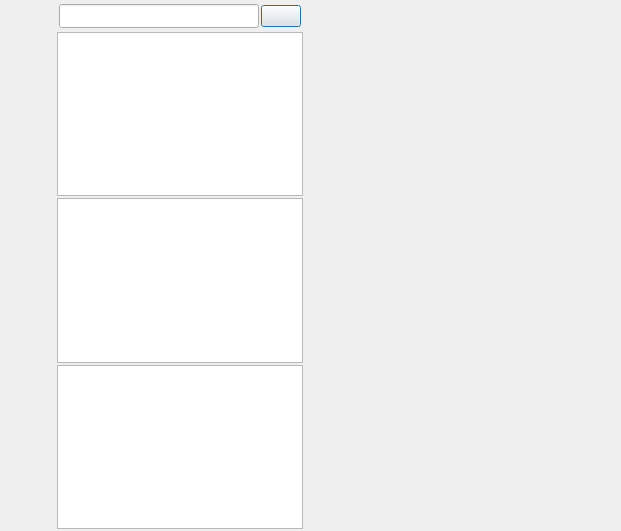
<?xml version="1.0" encoding="UTF-8"?>
<ui version="4.0">
 <class>ChatDialog</class>
 <widget class="QDialog" name="ChatDialog">
  <property name="geometry">
   <rect>
    <x>0</x>
    <y>0</y>
    <width>621</width>
    <height>531</height>
   </rect>
  </property>
  <property name="windowTitle">
   <string>Dialog</string>
  </property>
  <layout class="QHBoxLayout" name="horizontalLayout">
   <property name="spacing">
    <number>0</number>
   </property>
   <property name="leftMargin">
    <number>0</number>
   </property>
   <property name="topMargin">
    <number>0</number>
   </property>
   <property name="rightMargin">
    <number>0</number>
   </property>
   <property name="bottomMargin">
    <number>0</number>
   </property>
   <item>
    <widget class="QWidget" name="left_bar" native="true">
     <property name="minimumSize">
      <size>
       <width>55</width>
       <height>0</height>
      </size>
     </property>
     <property name="maximumSize">
      <size>
       <width>55</width>
       <height>16777215</height>
      </size>
     </property>
     <layout class="QVBoxLayout" name="verticalLayout">
      <property name="spacing">
       <number>30</number>
      </property>
      <property name="leftMargin">
       <number>10</number>
      </property>
      <property name="topMargin">
       <number>30</number>
      </property>
      <property name="rightMargin">
       <number>0</number>
      </property>
      <property name="bottomMargin">
       <number>0</number>
      </property>
      <item>
       <widget class="QWidget" name="widget_2" native="true">
        <property name="sizePolicy">
         <sizepolicy hsizetype="Fixed" vsizetype="Expanding">
          <horstretch>0</horstretch>
          <verstretch>0</verstretch>
         </sizepolicy>
        </property>
        <property name="minimumSize">
         <size>
          <width>0</width>
          <height>0</height>
         </size>
        </property>
        <layout class="QVBoxLayout" name="verticalLayout_2">
         <property name="spacing">
          <number>30</number>
         </property>
         <property name="leftMargin">
          <number>0</number>
         </property>
         <property name="topMargin">
          <number>0</number>
         </property>
         <property name="rightMargin">
          <number>0</number>
         </property>
         <property name="bottomMargin">
          <number>0</number>
         </property>
         <item>
          <widget class="QLabel" name="head_lable">
           <property name="minimumSize">
            <size>
             <width>35</width>
             <height>35</height>
            </size>
           </property>
           <property name="maximumSize">
            <size>
             <width>35</width>
             <height>35</height>
            </size>
           </property>
           <property name="text">
            <string/>
           </property>
          </widget>
         </item>
         <item>
          <widget class="StateWidget" name="chat_lable" native="true">
           <property name="minimumSize">
            <size>
             <width>30</width>
             <height>30</height>
            </size>
           </property>
           <property name="maximumSize">
            <size>
             <width>30</width>
             <height>30</height>
            </size>
           </property>
          </widget>
         </item>
         <item>
          <widget class="StateWidget" name="contacts_lable" native="true">
           <property name="minimumSize">
            <size>
             <width>30</width>
             <height>30</height>
            </size>
           </property>
           <property name="maximumSize">
            <size>
             <width>30</width>
             <height>30</height>
            </size>
           </property>
          </widget>
         </item>
         <item>
          <widget class="QWidget" name="widget" native="true"/>
         </item>
        </layout>
       </widget>
      </item>
     </layout>
    </widget>
   </item>
   <item>
    <widget class="QWidget" name="user_chat_wid" native="true">
     <property name="minimumSize">
      <size>
       <width>250</width>
       <height>0</height>
      </size>
     </property>
     <property name="maximumSize">
      <size>
       <width>250</width>
       <height>16777215</height>
      </size>
     </property>
     <layout class="QVBoxLayout" name="verticalLayout_3">
      <property name="spacing">
       <number>2</number>
      </property>
      <property name="leftMargin">
       <number>2</number>
      </property>
      <property name="topMargin">
       <number>2</number>
      </property>
      <property name="rightMargin">
       <number>2</number>
      </property>
      <property name="bottomMargin">
       <number>2</number>
      </property>
      <item>
       <widget class="QWidget" name="search_wid" native="true">
        <layout class="QHBoxLayout" name="horizontalLayout_2">
         <property name="spacing">
          <number>2</number>
         </property>
         <property name="leftMargin">
          <number>2</number>
         </property>
         <property name="topMargin">
          <number>2</number>
         </property>
         <property name="rightMargin">
          <number>2</number>
         </property>
         <property name="bottomMargin">
          <number>2</number>
         </property>
         <item>
          <widget class="SearchLineEdit" name="search_edit">
           <property name="minimumSize">
            <size>
             <width>0</width>
             <height>24</height>
            </size>
           </property>
           <property name="maximumSize">
            <size>
             <width>16777215</width>
             <height>24</height>
            </size>
           </property>
          </widget>
         </item>
         <item>
          <widget class="StateBtn" name="add_btn">
           <property name="text">
            <string/>
           </property>
          </widget>
         </item>
        </layout>
       </widget>
      </item>
      <item>
       <widget class="UserChatList" name="user_chat_list"/>
      </item>
      <item>
       <widget class="SearchList" name="search_chat_list"/>
      </item>
      <item>
       <widget class="ContactList" name="user_con_list"/>
      </item>
     </layout>
    </widget>
   </item>
   <item>
    <widget class="QStackedWidget" name="stackedWidget">
     <property name="currentIndex">
      <number>1</number>
     </property>
     <widget class="ChatPage" name="chat_page"/>
     <widget class="ApplyFriendPage" name="applyFriendPage"/>
    </widget>
   </item>
  </layout>
 </widget>
 <customwidgets>
  <customwidget>
   <class>SearchLineEdit</class>
   <extends>QLineEdit</extends>
   <header location="global">widgets/searchlineedit.h</header>
  </customwidget>
  <customwidget>
   <class>UserChatList</class>
   <extends>QListWidget</extends>
   <header location="global">widgets/userchatlist.h</header>
  </customwidget>
  <customwidget>
   <class>StateBtn</class>
   <extends>QPushButton</extends>
   <header location="global">buttons/statebtn.h</header>
  </customwidget>
  <customwidget>
   <class>ChatPage</class>
   <extends>QWidget</extends>
   <header location="global">widgets/chatpage.h</header>
   <container>1</container>
  </customwidget>
  <customwidget>
   <class>StateWidget</class>
   <extends>QWidget</extends>
   <header location="global">widgets/statewidget.h</header>
   <container>1</container>
  </customwidget>
  <customwidget>
   <class>SearchList</class>
   <extends>QListWidget</extends>
   <header location="global">widgets/searchlist.h</header>
  </customwidget>
  <customwidget>
   <class>ContactList</class>
   <extends>QListWidget</extends>
   <header location="global">widgets/contactlist.h</header>
  </customwidget>
  <customwidget>
   <class>ApplyFriendPage</class>
   <extends>QWidget</extends>
   <header>widgets/applyfriendpage.h</header>
   <container>1</container>
  </customwidget>
 </customwidgets>
 <resources/>
 <connections/>
</ui>
